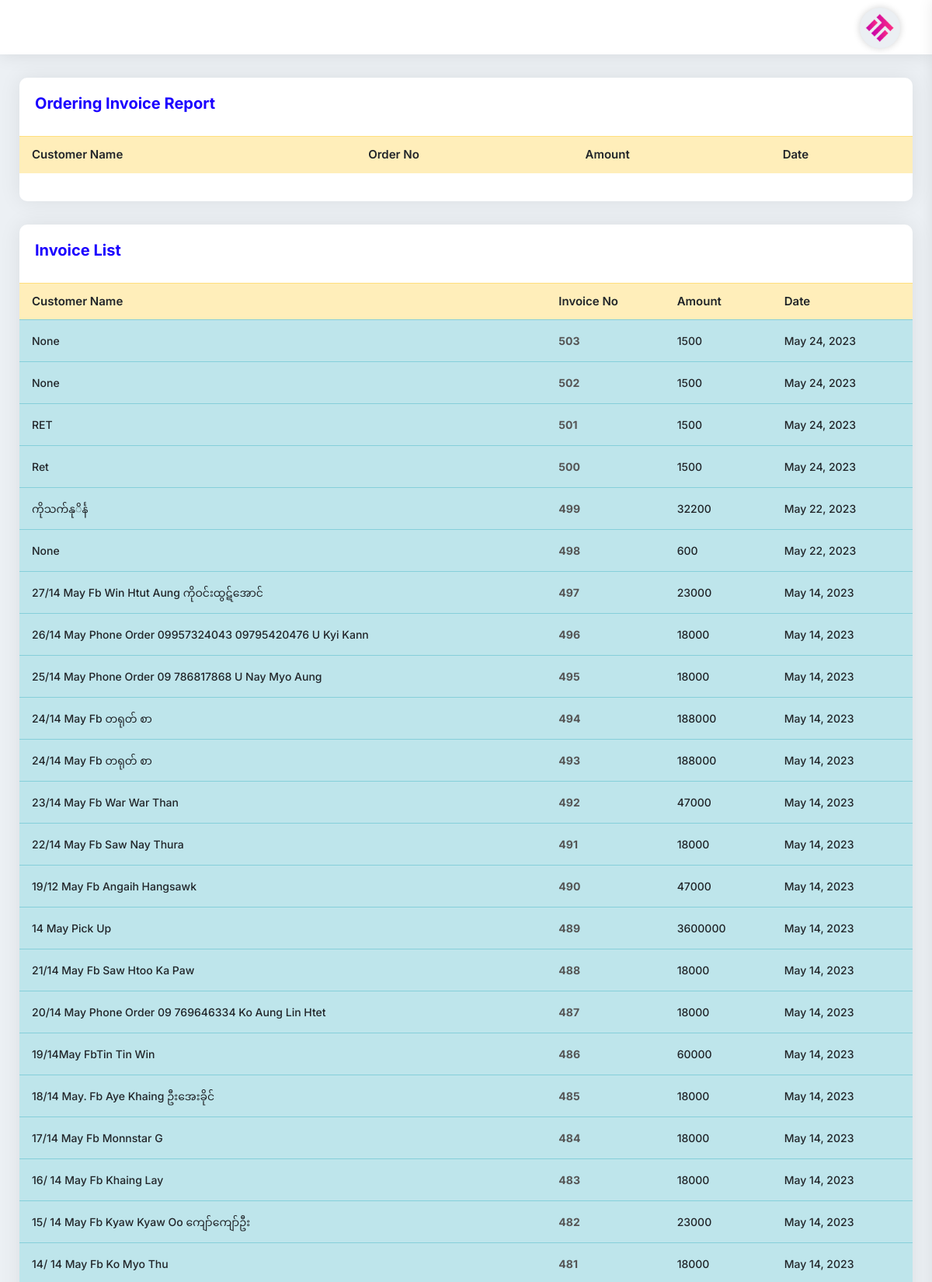
The app's page /SaleInvoiceView/ (signed in, upper part) with its own data.
### myapp/models.py (models this page shows, shortened)
class Order(models.Model):
    cart = models.OneToOneField(Cart, on_delete=models.CASCADE)
    ordered_by = models.CharField(max_length=255,null=True, blank=True)
    shipping_address = models.CharField(max_length=255, null=True, blank=True)
    mobile = models.CharField(max_length=255,null=True, blank=True)
    email = models.EmailField(null=True, blank=True)
    subtotal = models.PositiveIntegerField()
    discount = models.PositiveIntegerField(default=0)
    total = models.PositiveIntegerField()
    tax = models.PositiveIntegerField()
    delivery_fee = models.IntegerField(default=0)
    delivery_system = models.ForeignKey(DeliverySystem, on_delete=models.CASCADE, blank=True,null=True)
    all_total = models.PositiveIntegerField()
    all_total_delivery = models.IntegerField(default=0)
    ordered_staus = models.CharField(max_length=255, choices=STATUS, default='Cash')
    payment = models.CharField(max_length=225, choices=PAYMENT_TYPE, default='Cash')
    deli_payment = models.BooleanField(default=False)
    created_at = models.DateField(auto_now_add=True)

### myapp/views.py (the view)
# urls.py: path('SaleInvoiceView/', SaleInvoiceView.as_view(), name='SaleInvoiceView'),
class SaleInvoiceView(UserRequiredMixin,View):
    def get(self,request):
        queryset = Order.objects.all().order_by('-id')
        order_status = Order.objects.filter(ordered_staus='Ordering')
        sum = queryset.aggregate(Sum('all_total'))
        sum_amt = sum['all_total__sum']
        context = {
            'order_status': order_status,
            'saleinvoice': queryset,
            'sum_amt': sum_amt,
        }
        return render(request, 'invoicelist.html', context)

### myapp/models.py (called while the page is built)
    def __del__(self):
        return self.supplier_name

### myapp/views.py (called while the page is built)
    def dispatch(self, request, *args, **kwargs):
        if request.user.is_authenticated:
            pass
        else:
            return redirect('myapp:UserLoginView')
        return super().dispatch(request, *args, **kwargs)

### templates/invoicelist.html (shortened to what this page needs)
{% extends 'base.html' %}
{% block content %}
					<div class="card-box mb-30">
						<div class="pd-20">
							<h4 class="text-blue h4">Ordering Invoice Report</h4>
						</div>
						<div class="pb-20">
							<table
								class="table hover multiple-select-row data-table-export nowrap"
							>
								<thead>
									<tr class="table-warning">
										<th class="table-plus datatable-nosort">Customer Name</th>
										<th>Order No</th>
										<th>Amount</th>
										<th>Date</th>
									</tr>
								</thead>
							</table>
						</div>
					</div>
					<div class="card-box mb-30">
						<div class="pd-20">
							<h4 class="text-blue h4">Invoice List</h4>
						</div>
						<div class="pb-20">
							<table
								class="table hover multiple-select-row data-table-export nowrap"
							>
								<thead>
									<tr class="table-warning">
										<th class="table-plus datatable-nosort">Customer Name</th>
										<th>Invoice No</th>
										<th>Amount</th>
										<th>Date</th>
									</tr>
								</thead>
								<tbody>
									{% for p in saleinvoice %}
									<tr class="table-info">
										<td class="table-plus">{{p.ordered_by}}</td>
										<td><a href="#"><strong>{{p.id}}</strong></a></td>
										<td>{{p.all_total}}</td>
										<td>{{p.created_at}}</td>
									</tr>
								{% endfor %}
								</tbody>
							</table>
						</div>
					</div>
{% endblock content %}

### records on screen
Order: ordered_by "None", id "503", all_total "1500", created_at "May 24, 2023"
Order: ordered_by "None", id "502", all_total "1500", created_at "May 24, 2023"
Order: ordered_by "RET", id "501", all_total "1500", created_at "May 24, 2023"
Order: ordered_by "Ret", id "500", all_total "1500", created_at "May 24, 2023"
Order: ordered_by "ကိုသက်နုိင်္န", id "499", all_total "32200", created_at "May 22, 2023"
Order: ordered_by "None", id "498", all_total "600", created_at "May 22, 2023"
Order: ordered_by "27/14 May Fb Win Htut Aung ကိုဝင်းထွဋ်အောင်", id "497", all_total "23000", created_at "May 14, 2023"
Order: ordered_by "26/14 May Phone Order 09957324043 09795420476 U Kyi Kann", id "496", all_total "18000", created_at "May 14, 2023"
Order: ordered_by "25/14 May Phone Order 09 786817868 U Nay Myo Aung", id "495", all_total "18000", created_at "May 14, 2023"
Order: ordered_by "24/14 May Fb တရုတ် စာ", id "494", all_total "188000", created_at "May 14, 2023"
Order: ordered_by "24/14 May Fb တရုတ် စာ", id "493", all_total "188000", created_at "May 14, 2023"
Order: ordered_by "23/14 May Fb War War Than", id "492", all_total "47000", created_at "May 14, 2023"
Order: ordered_by "22/14 May Fb Saw Nay Thura", id "491", all_total "18000", created_at "May 14, 2023"
Order: ordered_by "19/12 May Fb Angaih Hangsawk", id "490", all_total "47000", created_at "May 14, 2023"
Order: ordered_by "14 May Pick Up", id "489", all_total "3600000", created_at "May 14, 2023"
Order: ordered_by "21/14 May Fb Saw Htoo Ka Paw", id "488", all_total "18000", created_at "May 14, 2023"
Order: ordered_by "20/14 May Phone Order 09 769646334 Ko Aung Lin Htet", id "487", all_total "18000", created_at "May 14, 2023"
Order: ordered_by "19/14May FbTin Tin Win", id "486", all_total "60000", created_at "May 14, 2023"
Order: ordered_by "18/14 May. Fb Aye Khaing ဦးအေးခိုင်", id "485", all_total "18000", created_at "May 14, 2023"
Order: ordered_by "17/14 May Fb Monnstar G", id "484", all_total "18000", created_at "May 14, 2023"
Order: ordered_by "16/ 14 May Fb Khaing Lay", id "483", all_total "18000", created_at "May 14, 2023"
Order: ordered_by "15/ 14 May Fb Kyaw Kyaw Oo ကျော်ကျော်ဦး", id "482", all_total "23000", created_at "May 14, 2023"
Order: ordered_by "14/ 14 May Fb Ko Myo Thu", id "481", all_total "18000", created_at "May 14, 2023"
